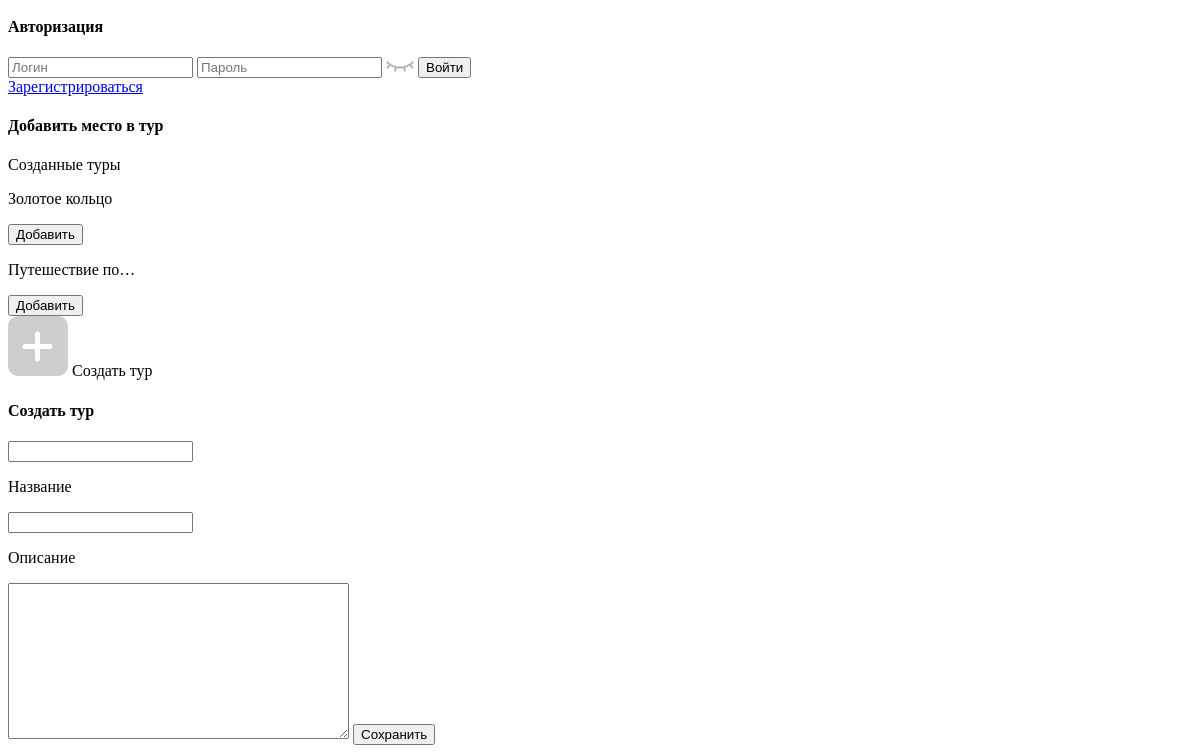
The app's page / (lower part), older data.
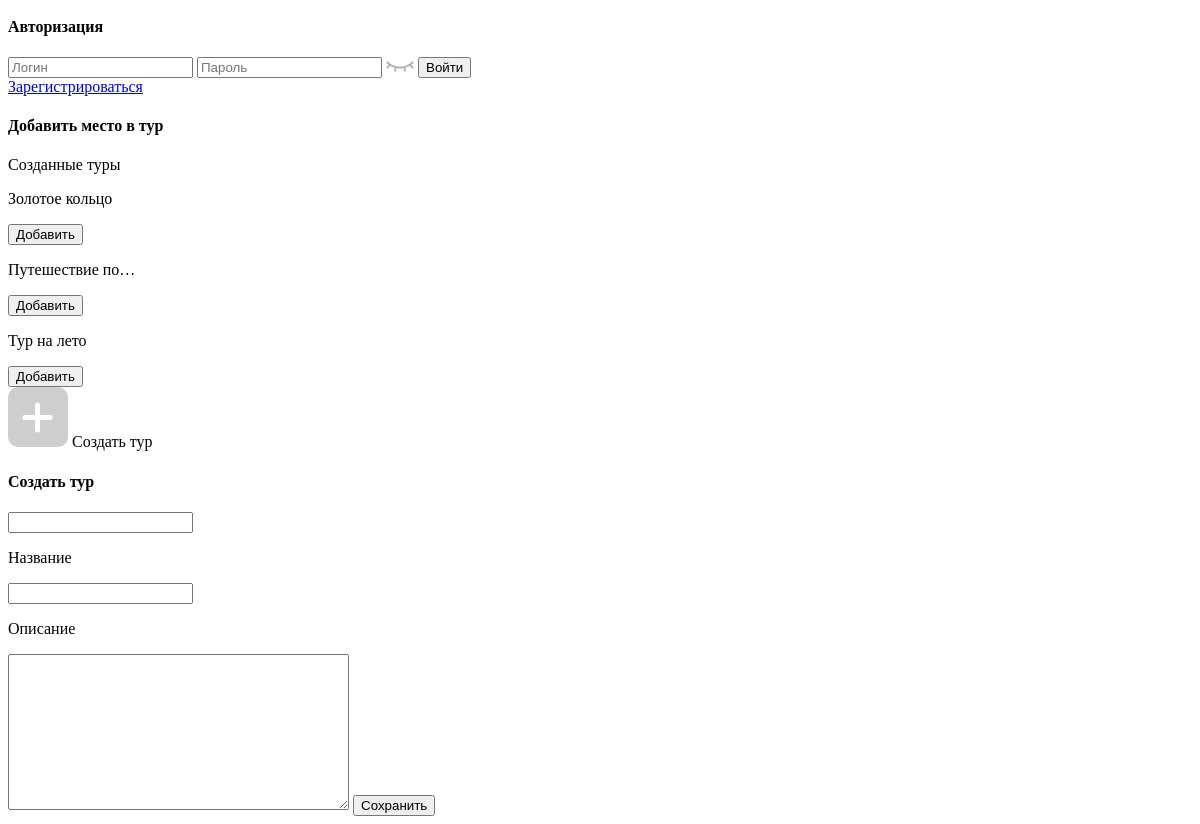
The same page, newer data.
### trip/models.py (models this page shows, shortened)
class UserTrip(models.Model):
    user = models.ForeignKey(MyUser, on_delete=models.CASCADE, verbose_name='Пользователь')
    title = models.CharField(max_length=255, verbose_name='Название')
    description = models.TextField(verbose_name='Описание', blank=True, null=True)
    def image(self):
        if self.userplace_set.exists():
            i = random.randint(0, self.userplace_set.filter(place__image__isnull=False).distinct().count() - 1)
            return self.userplace_set.filter(place__image__isnull=False).distinct()[i].place.image.all()[0]
        else:
            return None

### front/views.py (the view)
# urls.py: path('', front, name='front'),
def front(request):
    places = Place.objects.order_by("?").filter(image__isnull=False).distinct()[:8]
    trips = Trip.objects.all().order_by("?")[:3]
    user_trips = UserTrip.objects.all()
    user_trip_form = UserTripForm(request_user=request.user)
    images = Image.objects.all().order_by("?")[:8]
    return render(request, 'front/index.html', locals())

### trip/form.py (shortened to what this page needs)
class UserTripForm(forms.ModelForm):
    class Meta:
        model = UserTrip
        fields = ['title', 'description']
    def __init__(self, *args, **kwargs):
        self.request_user = kwargs.pop('request_user', None)
        super().__init__(*args, **kwargs)

### place/models.py (called while the page is built)
    def one_image(self):
        return self.image.all()[0]

### trip/models.py (called while the page is built)
    def image(self):
        i = random.randint(0, self.place.filter(image__isnull=False).distinct().count() - 1)
        return self.place.filter(image__isnull=False).distinct()[i].image.all()[0]

    def price(self):
        all_price = 0
        for place in self.place.all():
            all_price += place.price if place.price else 0
        return all_price

### templates/front/index.html (shortened to what this page needs)
<!DOCTYPE html>
<html lang="en">
<head>
    <link rel="stylesheet/less" type="text/css" href="/static/fonts/static/font.css">
    <link rel="stylesheet/less" type="text/css" href="/static/css/front/style.less">
</head>
<body>
{% block modalwindow %}
    <section class="modal-block">
        <div class="modal-window login-form">
            <h4>Авторизация</h4>
            <form action="{% url 'login_user' %}" method="post">
                <label for="">
                    <input type="text" name="email" placeholder="Логин">
                </label>
                <label for="" class="password">
                    <input type="password" name="password1" placeholder="Пароль">
                    <img src="/static/img/front/eye.png" alt="">
                </label>
                <button>Войти</button>
            </form>
            <a href="{% url 'register' %}">Зарегистрироваться</a>
        </div>
        <div class="modal-window add-to-trip">
            <h4>Добавить место в тур</h4>
            <div>
                <span>Созданные туры</span>
                <div class="trips">
                    {% for trip in user_trips %}
                        <div>
                            <div>
                                <p>{{ trip.title|truncatechars:15 }}</p>
                                <button onclick="AddPlaceToTripModal(this, {{ trip.id }})">Добавить</button>
                            </div>
                        </div>
                    {% endfor %}
                    <div class="create-trip" onclick="CreateTripModal(this, $('.add-to-trip').attr('data-id_place'))">
                        <img src="/static/img/front/create_add.svg" alt="">
                        Создать тур
                    </div>
                </div>
            </div>
        </div>
        <div class="modal-window create-trip">
            <h4>Создать тур</h4>
            <form id="trip-form" action="{% url 'create_trip_add_place' %}" method="post">
                <div class="hidden">
                    <input type="text" name="place_id">
                </div>
                <label for="{{ user_trip_form.title.id_for_label }}">
                    <p>{{ user_trip_form.title.label }}</p>
                    {{ user_trip_form.title }}
                </label>
                <label for="{{ user_trip_form.description.id_for_label }}">
                    <p>{{ user_trip_form.description.label }}</p>
                    {{ user_trip_form.description }}
                </label>
                <button class="save-btn">Сохранить</button>
            </form>
        </div>
    </section>
{% endblock %}
</body>
</html>

Row changes from the older to the newer data that the page shows:
added UserTrip: title "Тур на лето"
